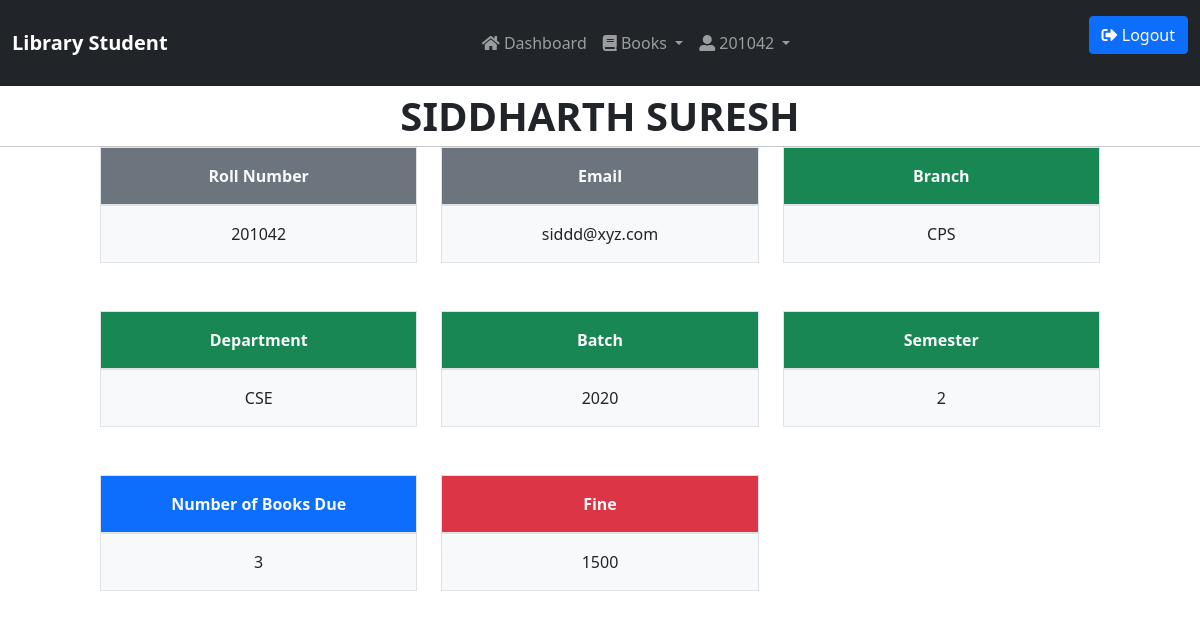
The page /profile/ (signed in) on the database as committed earlier.
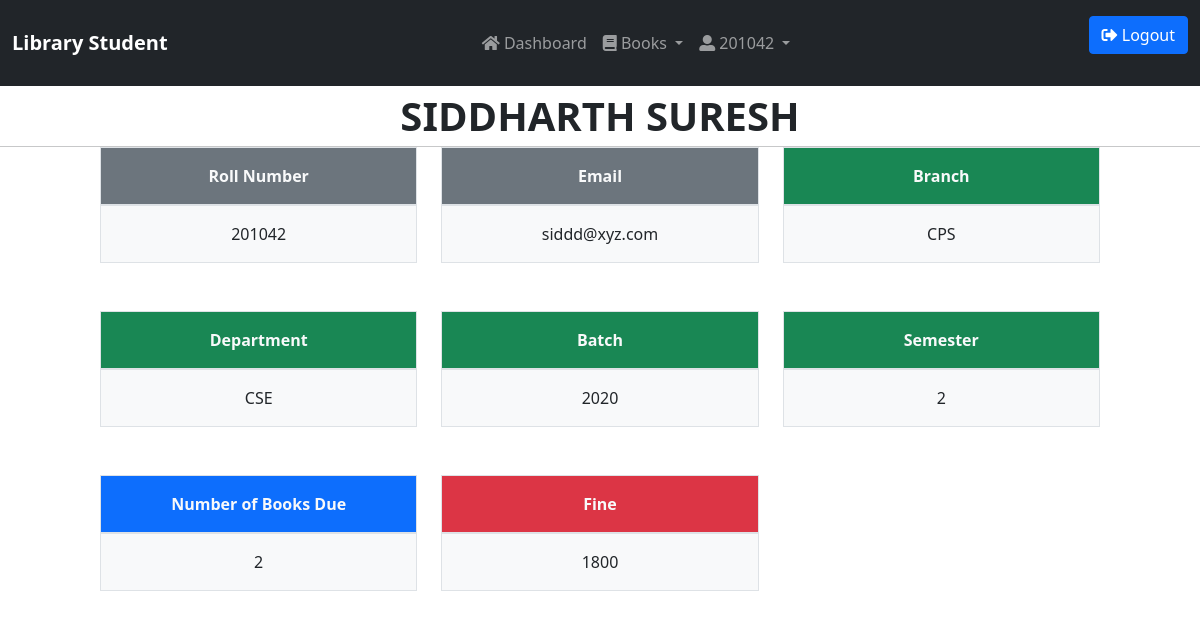
The same page on the database as committed later.
### library/models.py (models this page shows, shortened)
class Student(models.Model):
    user = models.OneToOneField(User, on_delete=models.CASCADE)
    roll_no = models.CharField(max_length=10)
    name = models.CharField(max_length=20)
    branch = models.CharField(max_length=3)
    DEPT = ( ('1', 'CSE'), ('2', 'ECE'), ('3','EEE'),('4','ME'))
    department = models.CharField(max_length=1, choices=DEPT, blank=True, default='1')
    BAT = (('1','2017'),('2','2018'),('3','2019'),('4','2020'))
    batch = models.CharField(max_length=1, choices=BAT, blank=True, default='4')
    SEM = (('1','1'),('2','2'),('3','3'),('4','4'),('5','5'),('6','6'),('7','7'),('8','8'))
    semester = models.CharField(max_length=1, choices=SEM, blank=True, default='1')
    fine = models.IntegerField(default=0)
    email=models.EmailField()
    class Meta:
        ordering = ['roll_no']
    def num_books(self):
        return IssueBook.objects.filter(student=self, is_returned=False).count()

### library/views.py (the view)
# urls.py: path('profile/', Profile_view, name='profile'),
@login_required(redirect_field_name='dashboard')
def Profile_view(request):
	if request.user.is_staff:
		return redirect('/staff')
	student=Student.objects.get(user=request.user)
	return render(request, "profile.html", locals())

### library/templates/profile.html (shortened to what this page needs)
<html>
	<head>
    	{% include 'csscdn.html' %}
	</head>
	{% include 'navbar.html' %}
	<p class="fs-1 text-uppercase fw-bolder text-center">{{student.name}}</p>
	<hr>
	<div class="container overflow-hidden">
	  <div class="row gy-5 text-center">
	    <div class="col-4">
	      <div class="p-3 border bg-secondary text-light fw-bold">Roll Number</div>
	      <div class="p-3 border bg-light ">{{student.roll_no}}</div>
	    </div>
	    <div class="col-4">
	    	<div class="p-3 border bg-secondary text-light fw-bold">Email</div>
	      <div class="p-3 border bg-light">{{student.email}}</div>
	    </div>
	    <div class="col-4">
	    	<div class="p-3 border bg-success text-light fw-bold">Branch</div>
	      <div class="p-3 border bg-light">{{student.branch}}</div>
	    </div>
	    <div class="col-4">
	    	<div class="p-3 border bg-success text-light fw-bold">Department</div>
	      <div class="p-3 border bg-light">{{student.get_department_display}}</div>
	    </div>
	    <div class="col-4">
	    	<div class="p-3 border bg-success text-light fw-bold">Batch</div>
	      <div class="p-3 border bg-light">{{student.get_batch_display}}</div>
	    </div>
	    <div class="col-4">
	    	<div class="p-3 border bg-success text-light fw-bold">Semester</div>
	      <div class="p-3 border bg-light">{{student.get_semester_display}}</div>
	    </div>
	    <div class="col-4">
	    	<div class="p-3 border bg-primary text-light fw-bold">Number of Books Due</div>
	      <div class="p-3 border bg-light">{{student.num_books}}</div>
	    </div>
	    <div class="col-4">
	    	<div class="p-3 border bg-danger text-light fw-bold">Fine</div>
	      <div class="p-3 border bg-light">{{student.fine}}</div>
	    </div>
	  </div>
	</div>
	</body>
</html>

Rows that differ between the two databases and show on the page:
changed Student "SIDDHARTH SURESH": num_books "3" → "2"; fine "1500" → "1800"
